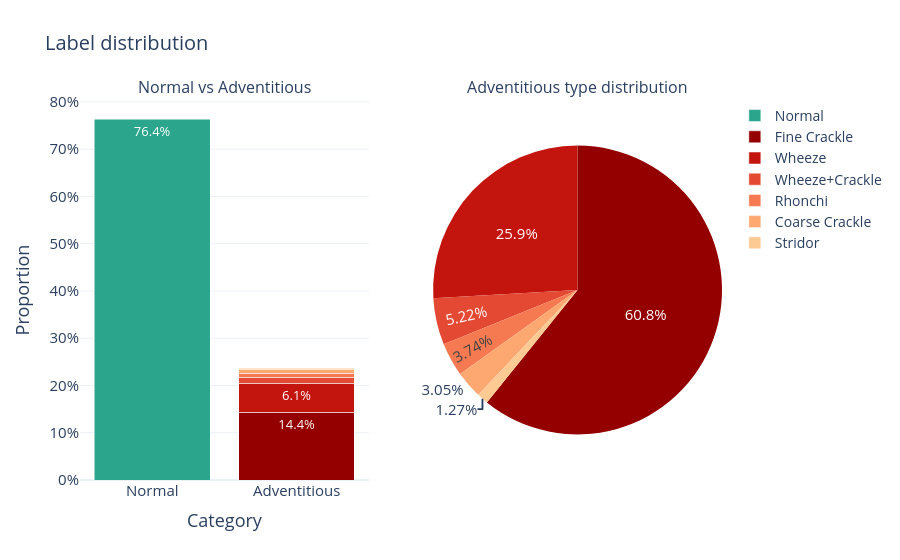

Notebook code cell kept with this figure:
### Markdown cell above
### 3.2. Label distribution

### Code cell
# --- 1. Preparar datos ---
total_n = len(df)

counts = df.groupby(["category", "label"]).size().reset_index(name="count")
counts["proportion"] = counts["count"] / total_n

adv_counts = (
    df[df["label"] != "Normal"]["label"]
    .value_counts(normalize=True)
    .rename_axis("label")
    .reset_index(name="proportion")
)

adv_order = adv_counts.sort_values("proportion", ascending=False)["label"].tolist()
labels_order = ["Normal"] + adv_order

# --- 2. Paleta temática: verde-azulado para Normal, gradiente cálido (rojo->amarillo claro)
#     para adventicios, del más frecuente (más intenso) al menos frecuente (más claro) ---
n_adv = len(adv_order)
adv_colors = pc.sample_colorscale(
    "OrRd", [0.95 - 0.65 * (i / max(n_adv - 1, 1)) for i in range(n_adv)]
)
color_map = {"Normal": "#2CA58D"}
color_map.update({lab: c for lab, c in zip(adv_order, adv_colors)})

# --- 3. Crear figura ---
fig = make_subplots(
    rows=1, cols=2,
    subplot_titles=("Normal vs Adventitious", "Adventitious type distribution"),
    specs=[[{"type": "bar"}, {"type": "domain"}]],
)

# --- Subplot 1: barra apilada. Solo mostramos texto si el segmento es >= 4% ---
TEXT_THRESHOLD = 0.04
for lab in labels_order:
    sub = counts[counts["label"] == lab]
    if sub.empty:
        continue
    texts = sub["proportion"].map(lambda p: f"{p:.1%}" if p >= TEXT_THRESHOLD else "")
    fig.add_trace(
        go.Bar(
            x=sub["category"],
            y=sub["proportion"],
            name=lab,
            marker_color=color_map[lab],
            legendgroup=lab,
            text=texts,
            textposition="inside",
            textfont=dict(size=13, color="white"),
            hovertemplate=f"{lab}: %{{y:.1%}}<extra></extra>",
        ),
        row=1, col=1
    )

# --- Subplot 2: pie, sin labels, solo % con posicionamiento automático (evita solapes) ---
fig.add_trace(
    go.Pie(
        labels=adv_counts["label"],
        values=adv_counts["proportion"],
        name="Adventitious",
        marker_colors=[color_map[lab] for lab in adv_counts["label"]],
        textinfo="percent",
        textposition="auto",
        showlegend=False,
        sort=False,  # respeta el orden de más a menos que ya trae adv_counts... 
    ),
    row=1, col=2
)
# aseguramos orden más->menos en el pie también
fig.data[-1].labels = adv_order
fig.data[-1].values = [adv_counts.set_index("label").loc[lab, "proportion"] for lab in adv_order]
fig.data[-1].marker.colors = [color_map[lab] for lab in adv_order]

# --- 4. Layout ---
fig.update_layout(
    template="plotly_white",
    barmode="stack",
    title_text="Label distribution",
    showlegend=True,
    legend=dict(traceorder="normal", font=dict(size=14)),
    font=dict(size=15),
    title_font=dict(size=20),
    plot_bgcolor="white",
)
fig.update_annotations(font_size=16)

fig.update_xaxes(
    title_text="Category",
    categoryorder="array",
    categoryarray=["Normal", "Adventitious"],
    row=1, col=1
)
fig.update_yaxes(title_text="Proportion", tickformat=".0%", row=1, col=1)

fig.show()
fig.write_image("assets/label_distribution.png", scale=5)

### Figure 1 — Plotly figure (JSON) as saved in the notebook; plotly's stock layout.template omitted (floating-point values rounded to 4 significant figures)
{"data": [{"hovertemplate": "Normal: %{y:.1%}<extra></extra>", "legendgroup": "Normal", "marker": {"color": "#2CA58D"}, "name": "Normal", "text": ["76.4%"], "textfont": {"color": "white", "size": 13}, "textposition": "inside", "type": "bar", "x": ["Normal"], "xaxis": "x", "y": [0.7638], "yaxis": "y"}, {"hovertemplate": "Fine Crackle: %{y:.1%}<extra></extra>", "legendgroup": "Fine Crackle", "marker": {"color": "rgb(148, 0, 0)"}, "name": "Fine Crackle", "text": ["14.4%"], "textfont": {"color": "white", "size": 13}, "textposition": "inside", "type": "bar", "x": ["Adventitious"], "xaxis": "x", "y": [0.1436], "yaxis": "y"}, {"hovertemplate": "Wheeze: %{y:.1%}<extra></extra>", "legendgroup": "Wheeze", "marker": {"color": "rgb(195, 21, 14)"}, "name": "Wheeze", "text": ["6.1%"], "textfont": {"color": "white", "size": 13}, "textposition": "inside", "type": "bar", "x": ["Adventitious"], "xaxis": "x", "y": [0.06123], "yaxis": "y"}, {"hovertemplate": "Wheeze+Crackle: %{y:.1%}<extra></extra>", "legendgroup": "Wheeze+Crackle", "marker": {"color": "rgb(227, 73, 51)"}, "name": "Wheeze+Crackle", "text": [""], "textfont": {"color": "white", "size": 13}, "textposition": "inside", "type": "bar", "x": ["Adventitious"], "xaxis": "x", "y": [0.01233], "yaxis": "y"}, {"hovertemplate": "Rhonchi: %{y:.1%}<extra></extra>", "legendgroup": "Rhonchi", "marker": {"color": "rgb(246, 122, 81)"}, "name": "Rhonchi", "text": [""], "textfont": {"color": "white", "size": 13}, "textposition": "inside", "type": "bar", "x": ["Adventitious"], "xaxis": "x", "y": [0.008829], "yaxis": "y"}, {"hovertemplate": "Coarse Crackle: %{y:.1%}<extra></extra>", "legendgroup": "Coarse Crackle", "marker": {"color": "rgb(253, 167, 113)"}, "name": "Coarse Crackle", "text": [""], "textfont": {"color": "white", "size": 13}, "textposition": "inside", "type": "bar", "x": ["Adventitious"], "xaxis": "x", "y": [0.007202], "yaxis": "y"}, {"hovertemplate": "Stridor: %{y:.1%}<extra></extra>", "legendgroup": "Stridor", "marker": {"color": "rgb(253, 202, 148)"}, "name": "Stridor", "text": [""], "textfont": {"color": "white", "size": 13}, "textposition": "inside", "type": "bar", "x": ["Adventitious"], "xaxis": "x", "y": [0.003011], "yaxis": "y"}, {"domain": {"x": [0.55, 1], "y": [0, 1]}, "labels": ["Fine Crackle", "Wheeze", "Wheeze+Crackle", "Rhonchi", "Coarse Crackle", "Stridor"], "marker": {"colors": ["rgb(148, 0, 0)", "rgb(195, 21, 14)", "rgb(227, 73, 51)", "rgb(246, 122, 81)", "rgb(253, 167, 113)", "rgb(253, 202, 148)"]}, "name": "Adventitious", "showlegend": false, "sort": false, "textinfo": "percent", "textposition": "auto", "type": "pie", "values": [0.608, 0.2592, 0.05219, 0.03738, 0.03049, 0.01275]}], "layout": {"annotations": [{"font": {"size": 16}, "showarrow": false, "text": "Normal vs Adventitious", "x": 0.225, "xanchor": "center", "xref": "paper", "y": 1, "yanchor": "bottom", "yref": "paper"}, {"font": {"size": 16}, "showarrow": false, "text": "Adventitious type distribution", "x": 0.775, "xanchor": "center", "xref": "paper", "y": 1, "yanchor": "bottom", "yref": "paper"}], "barmode": "stack", "font": {"size": 15}, "legend": {"font": {"size": 14}, "traceorder": "normal"}, "plot_bgcolor": "white", "showlegend": true, "title": {"font": {"size": 20}, "text": "Label distribution"}, "xaxis": {"anchor": "y", "categoryarray": ["Normal", "Adventitious"], "categoryorder": "array", "domain": [0, 0.45], "title": {"text": "Category"}}, "yaxis": {"anchor": "x", "domain": [0, 1], "tickformat": ".0%", "title": {"text": "Proportion"}}}}
